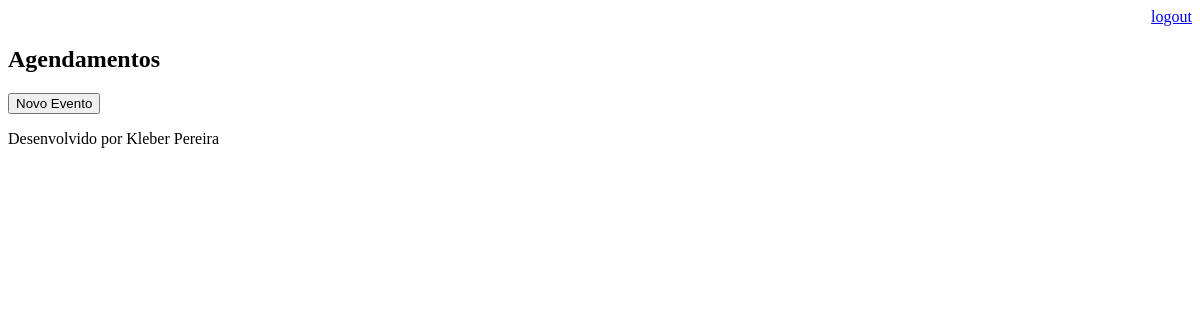
The page /agenda/ (signed in) on the database as committed earlier.
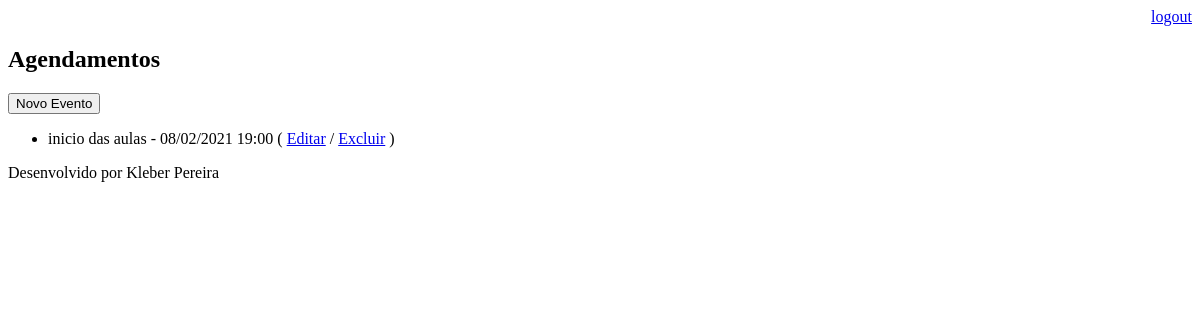
The same page on the database as committed later.
### core/models.py (models this page shows, shortened)
class Evento(models.Model):
    titulo=models.CharField(max_length=100)
    descricao=models.TextField(blank=True, null=True)
    data_evento=models.DateTimeField()
    data_criacao=models.DateTimeField(auto_now=True)
    usuario=models.ForeignKey(User, on_delete=models.CASCADE)
    class Meta:
        db_table = 'evento'
    def get_data_evento(self):
        return self.data_evento.strftime('%d/%m/%Y %H:%M')
    def get_data_evento_atrasado(self):
        if self.data_evento < datetime.now():
            return True
        else:
            return False

### core/views.py (the view)
# urls.py: path('agenda/', views.lista_eventos),
@login_required(login_url='/login/')
def lista_eventos(request):
    usuario = request.user
    data_atual = datetime.now() - timedelta(hours=1)
    evento = Evento.objects.filter(usuario=usuario,
                                   data_evento__gt=data_atual)
    dados = {'eventos': evento}
    return render(request, 'agenda.html', dados)

### template/agenda.html (shortened to what this page needs)
{% extends "model-page.html" %}
{% block content %}
    <h2>Agendamentos</h2>
    <a href="evento/">
        <button type="button">Novo Evento</button>
    </a>
    <ul>
    {% for evento in eventos %}
        <li>
            <div style= >
                {{ evento.titulo }} - {{ evento.get_data_evento }}
                ( <a href="evento/?id={{ evento.id }}">Editar</a>
                / <a href="evento/delete/{{ evento.id }}/">Excluir</a> )
            </div>
        </li>
    {% endfor %}
    </ul>
{% endblock %}

### template/model-page.html
<!DOCTYPE html>
<html lang="en">
<head>
    {% include "model-header.html" %}
</head>
<body>
    {% block content %} {% endblock %}
    {% include "model-footer.html" %}
</body>
</html>

### template/model-header.html (shortened to what this page needs)
    <div align="right">
        <a href="/logout">logout</a>
    </div>

### template/model-footer.html
<p>Desenvolvido por Kleber Pereira</p>

Rows that differ between the two databases and show on the page:
added Evento: titulo "inicio das aulas", get_data_evento "08/02/2021 19:00"
